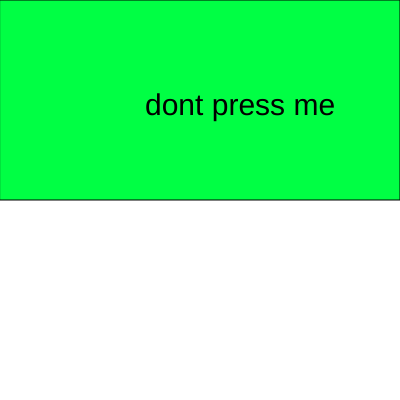
Frame 1 (no input)
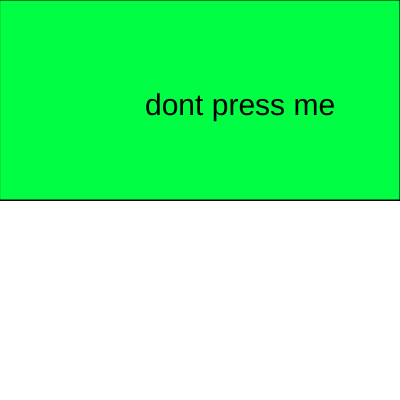
Frame 60 (no input)
Frame 120 (the mouse pressed at the canvas centre since frame 60): identical to frame 60, image omitted

The p5.js sketch that drew these frames (run headless with seeded random() and noise() and a simulated clock; from frame 60 on, the mouse is pressed at the canvas centre):

// p5.js sketch
// ── sketch.js
function setup(){
	createCanvas(400, 400);
}

function draw(){
    let txt = "dont press me"; 
    fill(0, 255, 68); // start color
    
    if (mouseIsPressed && mouseY < 200){
        fill(240, 0, 0);
        txt = "mother fucker";
    }
    
    rect(0, 0, 400, 200);  // the button
    
    // The button text
    fill(0, 0, 0);
    textSize(30);
    text(txt, 145, 115);
};
